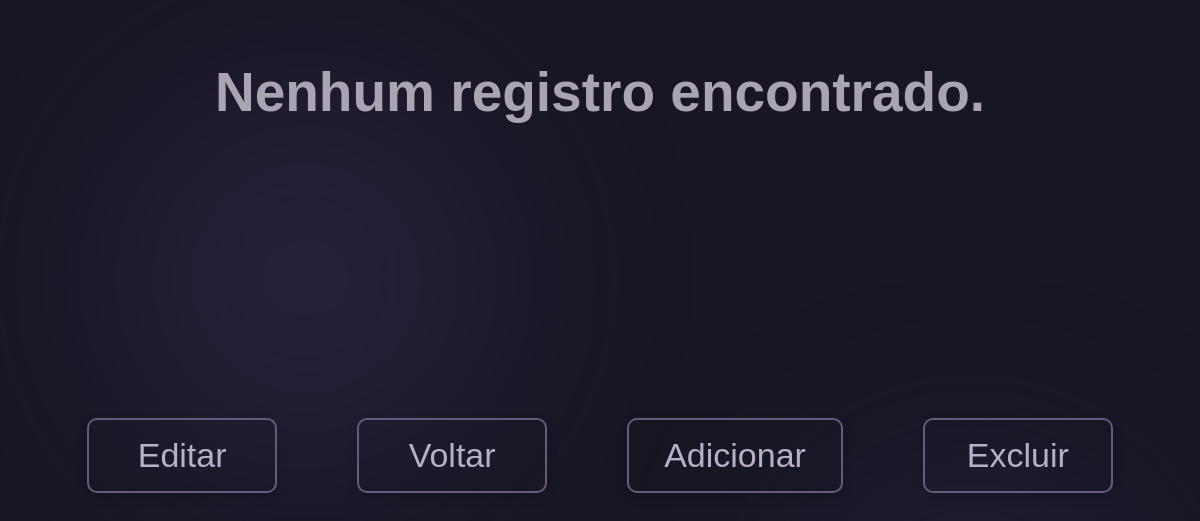
/banco (signed in), run on an earlier commit of the app's database.
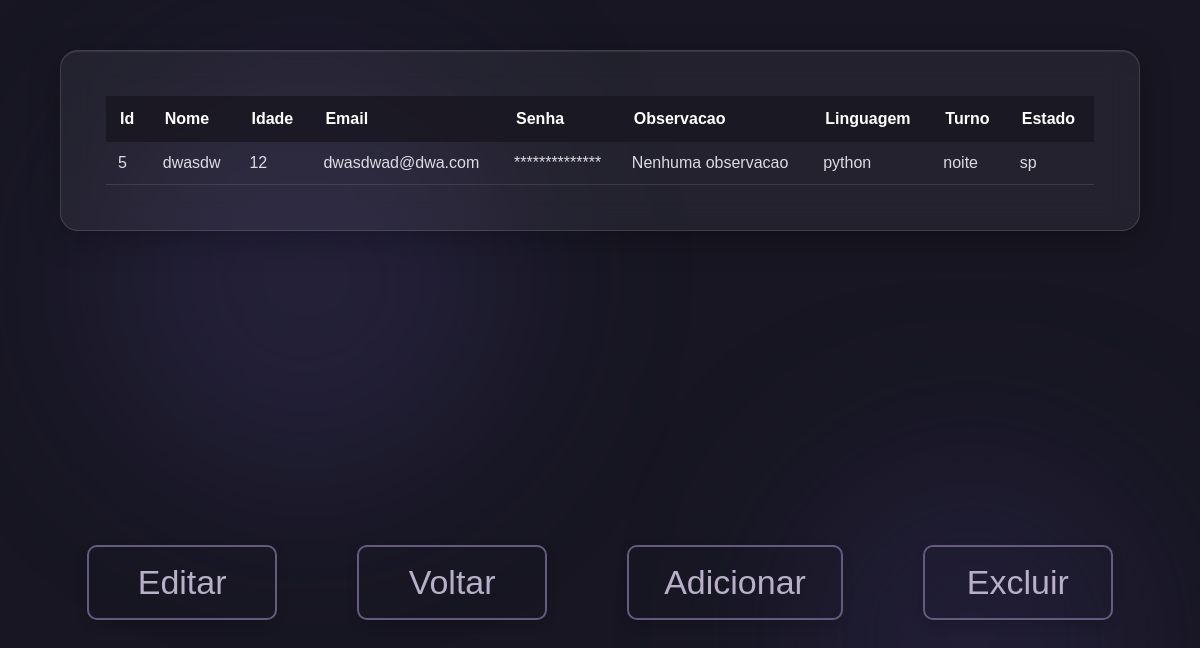
And on a later commit of the database.
### tables this page shows
CREATE TABLE usuarios (
            id INTEGER PRIMARY KEY AUTOINCREMENT,
            nome TEXT NOT NULL,
            idade INTEGER NOT NULL,
            email TEXT NOT NULL UNIQUE,
            senha TEXT NOT NULL,
            observacao TEXT,
            linguagens_string TEXT NOT NULL,
            turno TEXT NOT NULL,
            estado TEXT NOT NULL
        );

### app.py (the view)
@app.route("/banco", methods =['GET','POST'])
@login_required
def mostrar_banco():
    conexao = sqlite3.connect(CAMINHO_BANCO)
    cursor = conexao.cursor()
    cursor.execute("SELECT * FROM usuarios ")
    resultados = cursor.fetchall()
    print(resultados)
    conexao.close()
    return render_template("banco.html", tabela=resultados)

### app.py (called while the page is built)
def login_required(func):
    @wraps(func)
    def wrapper(*args, **kwargs):
        if 'logado' not in session:
            return redirect("/")
        return func(*args, **kwargs)
    return wrapper

### templates/banco.html (shortened to what this page needs)
<!doctype html>
<html lang="pt-BR">
    <head>
        <link rel="stylesheet" href="{{ url_for('static', filename='style.css') }}" />
    </head>
    <body class="banco">
        {% if tabela %}
        <div class="container-tabela">
            <div class="tabela">
                <table>
                    <tr>
                        <th>Id</th>
                        <th>Nome</th>
                        <th>Idade</th>
                        <th>Email</th>
                        <th>Senha</th>
                        <th>Observacao</th>
                        <th>Linguagem</th>
                        <th>Turno</th>
                        <th>Estado</th>
                    </tr>
                    {% for aluno in tabela %}
                    <tr
                        data-id="{{ aluno[0] }}"
                        data-nome="{{ aluno[1] }}"
                        data-idade="{{ aluno[2] }}"
                        data-email="{{ aluno[3] }}"
                        data-observacao="{{ aluno[5] }}"
                        data-linguagens="{{ aluno[6] }}"
                        data-turno="{{ aluno[7] }}"
                        data-estado="{{ aluno[8] }}"
                    >
                        <td>{{ aluno[0] }}</td>
                        <td>{{ aluno[1] }}</td>
                        <td>{{ aluno[2] }}</td>
                        <td>{{ aluno[3] }}</td>
                        <td>**************</td>
                        <td>{{ aluno[5] }}</td>
                        <td>{{ aluno[6] }}</td>
                        <td>{{ aluno[7] }}</td>
                        <td>{{ aluno[8] }}</td>
                    </tr>
                    {% endfor %}
                </table>
            </div>
        </div>
        {% else %}
        <h1>Nenhum registro encontrado.</h1>
        {% endif %}
        <div class="container-editar">
            <button type="button" id="botao-editar">Editar</button>
            <a href="{{ url_for('inicio') }}" id="botao-voltar">Voltar</a>
            <a href="{{ url_for('cadastrar') }}" id="botao-voltar">Adicionar</a>
            <a href="{{url_for('validacao') }}" id="button">Excluir</a>
        </div>
    </body>
</html>

### static/style.css (style rules this page uses)
* { box-sizing: border-box; }
html, body { margin: 0; min-height: 100%; }
body { overflow-x: hidden; }
.error-page, .cadastro, .inicio, .validacao-senha, .banco, .login { position: relative; min-height: 100vh; margin: 0; color: #eeeeef; font-family: "Bebas Neue", sans-serif; background: #171622; }
.error-page::before, .error-page::after, .cadastro::before, .cadastro::after, .inicio::before, .inicio::after, .validacao-senha::before, .validacao-senha::after, .banco::before, .banco::after { content: ""; position: fixed; z-index: 0; pointer-events: none; border-radius: 50%; filter: blur(80px); }
.error-page::before, .cadastro::before, .inicio::before, .validacao-senha::before, .banco::before { top: 8%; left: 8%; width: 420px; height: 420px; background: rgba(47, 40, 76, 0.55); }
.error-page::after, .cadastro::after, .inicio::after, .validacao-senha::after, .banco::after { right: 4%; bottom: 4%; width: 360px; height: 360px; background: rgba(37, 34, 62, 0.7); }
.error-page > *, .cadastro > *, .inicio > *, .validacao-senha > *, .banco > *, .login > * { position: relative; z-index: 1; }
a { text-decoration: none; }
#botao-editar, #botao-delid, #button, #botao-voltar, #mostrar-banco, #button-password, #btn-cancelar, #botao-salvar-edicao, #botao-cancelar-edicao, #botao-salvar-excluir, #botao-cancelar-excluir, .enviar_cadastro, .enviar-validacao { position: relative; z-index: 1; display: inline-flex; align-items: center; justify-content: center; min-width: 190px; margin-top: 24px; padding: 16px 35px; color: #b8afc8; font-family: "Bebas Neue", sans-serif; font-size: 34px; text-decoration: none; background: transparent; border: 2px solid #655b7e; border-radius: 10px; cursor: pointer; box-shadow: 0 4px 12px rgba(0, 0, 0, 0.15); transition: 0.2s ease; }
.container-editar { display: flex; justify-content: center; flex-wrap: wrap; gap: 80px; padding: 30vh 40px 40px; }
.container-tabela, .painel-editar { width: min(90%, 1400px); margin: 50px auto; padding: 25px; background: rgba(255, 255, 255, 0.055); backdrop-filter: blur(15px); -webkit-backdrop-filter: blur(15px); border: 1px solid rgba(210, 204, 220, 0.16); border-radius: 18px; box-shadow: 0 8px 32px rgba(0, 0, 0, 0.25), inset 0 1px 1px rgba(255, 255, 255, 0.1); }
.container-tabela { overflow-x: auto; }
.tabela { width: 100%; padding: 20px; overflow-x: auto; border-radius: 10px; }
table { width: 100%; border-collapse: collapse; }
th { padding: 14px; color: #ffffff; background: rgba(24, 22, 32, 0.8); text-align: left; }
td { padding: 12px; color: #dedbe2; border-bottom: 1px solid rgba(210, 204, 220, 0.14); }

What changed in the data, as far as the page shows it:
added usuarios: id "5", nome "dwasdw", idade "12", email "dwasdwad@dwa.com", observacao "Nenhuma observacao", linguagens_string "python", turno "noite", estado "sp"
Also different on the page:
text no longer shown: "Nenhum registro encontrado."
text now shown: "Id Nome Idade Email Senha Observacao Linguagem Turno Estado"
